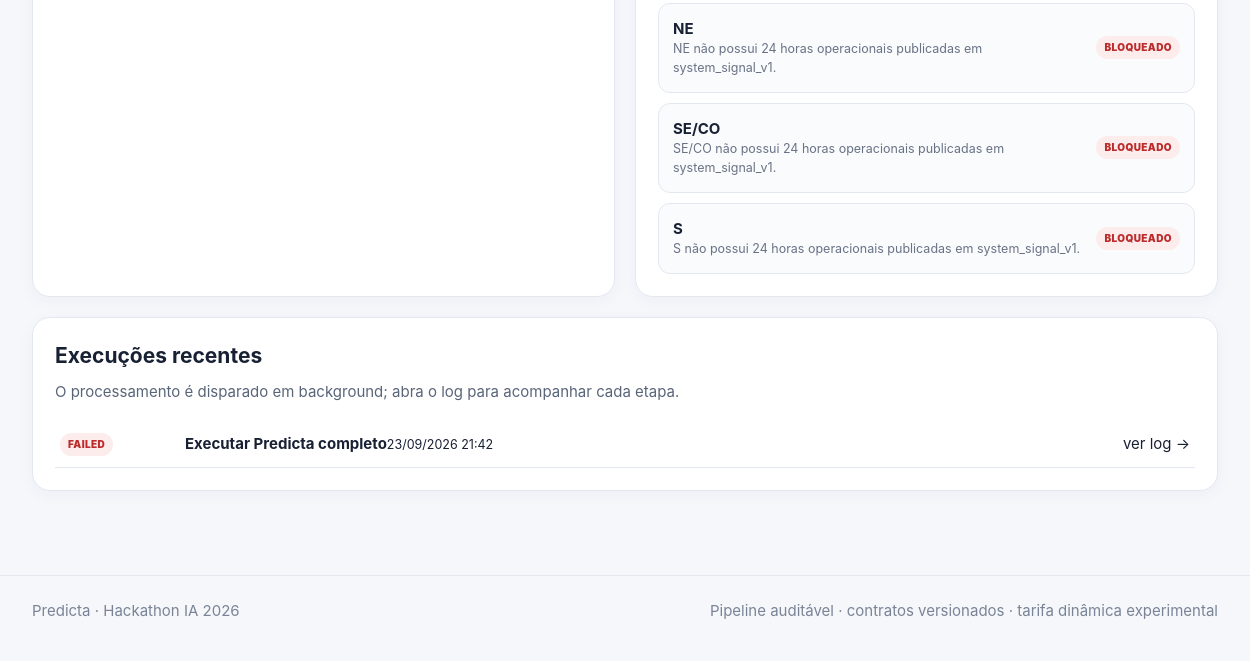
The app's page /automacao/ (lower part), older data.
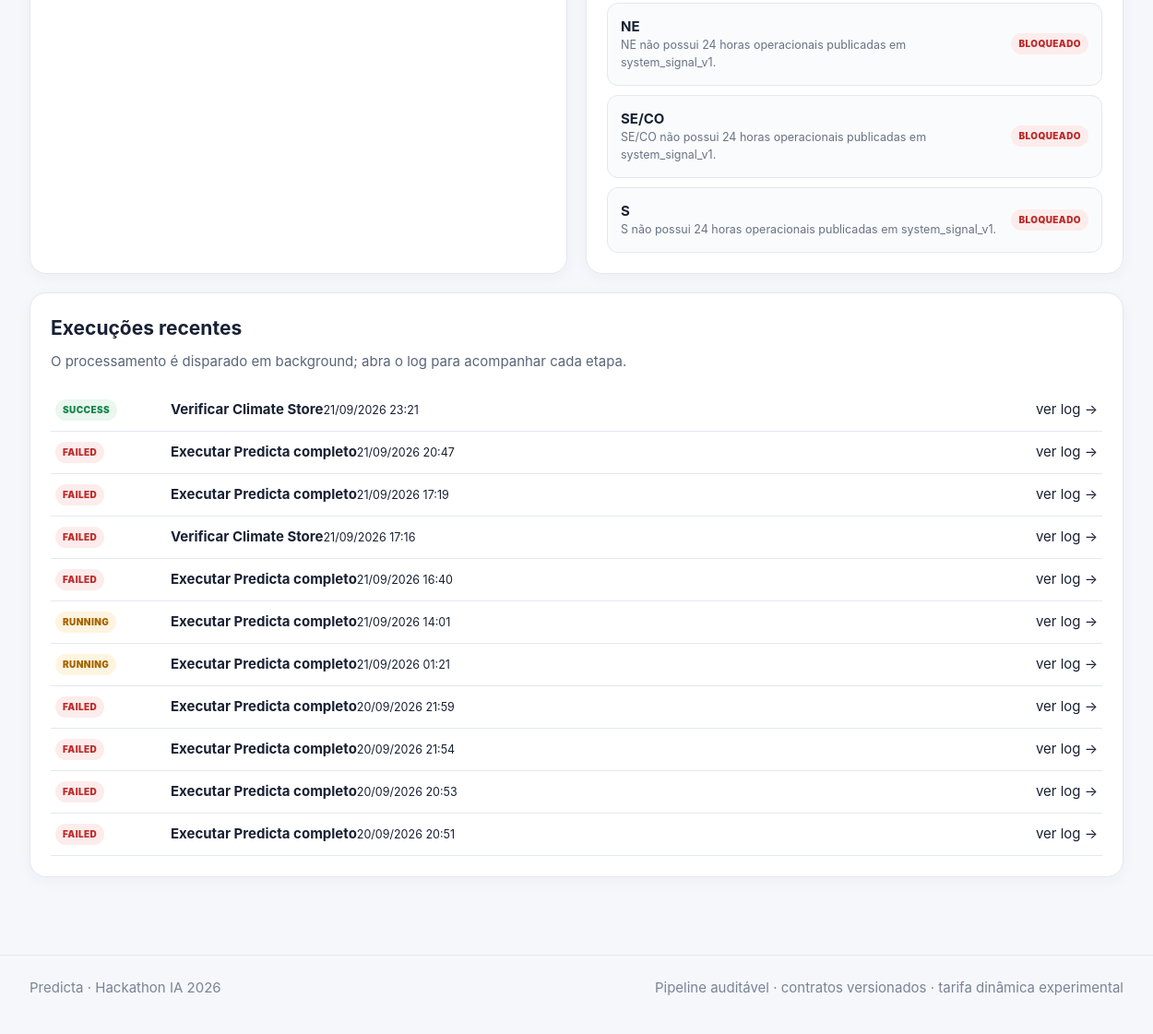
The same page, newer data.
### web/studio/models.py (models this page shows, shortened)
class PipelineRun(models.Model):
    STATUS_CHOICES = [
        ('PENDING', 'Pendente'),
        ('RUNNING', 'Executando'),
        ('SUCCESS', 'Concluído'),
        ('FAILED', 'Falhou'),
        ('CANCELLED', 'Cancelado'),
    ]
    id = models.UUIDField(primary_key=True, default=uuid.uuid4, editable=False)
    stage_id = models.CharField(max_length=80)
    stage_label = models.CharField(max_length=180)
    status = models.CharField(max_length=16, choices=STATUS_CHOICES, default='PENDING')
    parameters = models.JSONField(default=dict, blank=True)
    command = models.JSONField(default=list, blank=True)
    log_path = models.CharField(max_length=500, blank=True)
    pid = models.IntegerField(null=True, blank=True)
    return_code = models.IntegerField(null=True, blank=True)
    output_summary = models.JSONField(default=dict, blank=True)
    error_message = models.TextField(blank=True)
    created_at = models.DateTimeField(auto_now_add=True)
    started_at = models.DateTimeField(null=True, blank=True)
    finished_at = models.DateTimeField(null=True, blank=True)
    class Meta:
        ordering = ['-created_at']

### web/studio/views.py (the view)
# urls.py: path('automacao/',views.automation_page,name='automation'),
def automation_page(request):
    report=_read_json_file(ROOT/'outputs/reports/full_automation.json')
    climate_store=store_inventory(ROOT/'data/climate_store')
    climate_store_coverage=_read_json_file(ROOT/'outputs/reports/climate_store_coverage.json')
    operational=_read_json_file(ROOT/'outputs/reports/operational_24h.json')
    weather=_read_json_file(ROOT/'outputs/reports/operational_weather_24h.json')
    registry=_read_json_file(ROOT/'models/demand/operational_registry.json')
    statuses={
        'load':(ROOT/'data/processed/demand/load_hourly.parquet').exists(),
        'tariffs':(ROOT/'data/processed/tariff/base_tariffs.parquet').exists(),
        'climate_e3':(ROOT/'data/processed/climate/zone_climate_hourly_e3.parquet').exists(),
        'registry':(ROOT/'models/demand/operational_registry.json').exists(),
        'operational_weather':(ROOT/'data/processed/climate/operational_zone_climate_24h.parquet').exists(),
        'system_signal':(ROOT/'outputs/contracts/system_signal_v1.parquet').exists(),
        'climate_store':bool(climate_store.get('total_files')),
    }
    op_rows=[{'region':z,**operational_status(z)} for z in ['N','NE','SE/CO','S']]
    registry_rows=[]
    if registry:
        for z in ['N','NE','SE/CO','S']:
            r=(registry.get('regions') or {}).get(z) or {}
            registry_rows.append({'region':z,**r})
    recent=PipelineRun.objects.filter(stage_id__in=['full_automation','refresh_operational','seed_climate_store','update_climate_store','verify_climate_store'])[:12]
    return render(request,'studio/automation.html',{'page':'automation','full_stage':STAGE_MAP['full_automation'],'refresh_stage':STAGE_MAP['refresh_operational'],'automation_report':report,'operational_report':operational,'weather_report':weather,'registry':registry,'registry_rows':registry_rows,'automation_statuses':statuses,'op_rows':op_rows,'recent_runs':recent,'climate_store':climate_store,'climate_store_coverage':climate_store_coverage})

### web/studio/context_processors.py (called while the page is built)
def project_context(request):
    active = ProjectSetting.objects.filter(key='active_model').first()
    registry_path=Path(settings.PREDICTA_PROJECT_ROOT)/'models/demand/operational_registry.json'
    registry=None
    if registry_path.exists():
        try:registry=json.loads(registry_path.read_text(encoding='utf-8'))
        except Exception:registry=None
    return {
        'project_name': 'Predicta',
        'project_root': str(settings.PREDICTA_PROJECT_ROOT),
        'active_model_global': active.value if active else None,
        'operational_registry_global': registry,
        'pipeline_execution_enabled': settings.PREDICTA_ALLOW_PIPELINE_EXECUTION,
    }

### web/studio/services/datasets.py (called while the page is built, shortened)
def _s3_location() -> tuple[str, str] | None:
    configured = os.environ.get('S3_ATANORA', '').strip()
    if not configured:
        return None
    value = configured if '://' in configured else f's3://{configured}'
    parsed = urlparse(value)
    if parsed.scheme != 's3' or not parsed.netloc:
        raise ValueError('S3_ATANORA deve ser um bucket ou uma URI s3://bucket/prefix.')
    return parsed.netloc, parsed.path.strip('/')

def dataset_path(relative_path: str, local_path: Path) -> Path:
    location = _s3_location()
    if location is None:
        return local_path

### web/studio/services/product.py (called while the page is built, shortened)
def _dataset(relative_path: str, local_path: Path) -> Path:
    return dataset_path(relative_path, local_path)

def _load_current_signal(region: str) -> pd.DataFrame:
    signal_path = _dataset('outputs/contracts/system_signal_v1.parquet', SIGNAL)
    if not signal_path.exists():
        return pd.DataFrame()
    s = read_table(signal_path)
    s['interval_start_utc'] = pd.to_datetime(s['interval_start_utc'], utc=True, errors='raise')
    return s[(s['zone_type'].astype(str).eq('SUBSYSTEM')) & (s['zone_id'].astype(str).eq(str(region)))].sort_values('interval_start_utc').copy()

def operational_status(region: str) -> dict:
    z = _load_current_signal(region)
    if len(z) != 24:
        return {'available': False, 'reason': f'{region} não possui 24 horas operacionais publicadas em system_signal_v1.'}

### web/studio/templatetags/date_display.py (called while the page is built)
def _parse_value(value):
    if isinstance(value, datetime):
        return value
    if isinstance(value, date):
        return value
    if not isinstance(value, str):
        return None
    return parse_datetime(value) or parse_date(value)

### web/studio/views.py (called while the page is built)
def _read_json_file(path:Path):
    if not path.exists():return None
    try:return json.loads(path.read_text(encoding='utf-8'))
    except Exception:return None

### web/studio/templates/studio/automation.html (shortened to what this page needs)
{% extends 'studio/base.html' %}
{% load date_display %}
{% block content %}
<div class="two-col">
<section class="panel">
</section>
<section class="panel">
  <div class="stack-list">
    {% for r in op_rows %}<div class="list-card"><div><b>{{ r.region }}</b><small>{{ r.reason }}</small></div><span class="badge {% if r.available %}status-success{% else %}status-failed{% endif %}">{% if r.available %}READY{% else %}BLOQUEADO{% endif %}</span></div>{% endfor %}
  </div>
</section>
</div>
<section class="panel">
  <div class="panel-head"><div><h2>Execuções recentes</h2><p>O processamento é disparado em background; abra o log para acompanhar cada etapa.</p></div></div>
  <div class="run-list">{% for run in recent_runs %}<a class="run-row" href="{% url 'studio:run_detail' run.id %}"><span class="badge status-{{ run.status|lower }}">{{ run.status }}</span><span><b>{{ run.stage_label }}</b><small>{% human_date run.created_at %}</small></span><span>ver log →</span></a>{% empty %}<div class="empty-state">Nenhuma automação executada ainda.</div>{% endfor %}</div>
</section>
{% endblock %}

### web/studio/templates/studio/base.html (shortened to what this page needs)
{% load static %}
<!doctype html>
<html lang="pt-BR">
<head>
  <link rel="stylesheet" href="{% static 'studio/css/app.css' %}">
</head>
<body>
  <main class="page-shell">
    {% block content %}{% endblock %}
  </main>
  <footer class="footer"><span>Predicta · Hackathon IA 2026</span><span>Pipeline auditável · contratos versionados · tarifa dinâmica experimental</span></footer>
</body>
</html>

### web/studio/static/studio/css/app.css (style rules this page uses)
:root { --bg:#f5f7fb;--panel:#fff;--ink:#182033;--muted:#697386;--line:#e3e8f0; --brand:#4f46e5;--brand2:#312e81;--ok:#18864b;--warn:#a86400;--bad:#bd2c2c;--soft:#eef2ff; --shadow:0 8px 28px rgba(32,42,68,.08);--radius:18px; }
* { box-sizing:border-box }
body { margin:0;background:var(--bg);color:var(--ink);font:15px/1.5 Inter,ui-sans-serif,system-ui,-apple-system,BlinkMacSystemFont,"Segoe UI",sans-serif }
a { color:var(--brand);text-decoration:none }
.page-shell { max-width:1500px;margin:0 auto;padding:28px 32px 64px }
.footer { max-width:1500px;margin:auto;padding:24px 32px 38px;color:#7a8496;display:flex;justify-content:space-between;border-top:1px solid var(--line) }
.panel { background:var(--panel);border:1px solid var(--line);border-radius:var(--radius);padding:22px;box-shadow:0 4px 16px rgba(40,55,90,.04);margin-bottom:20px }
.panel h2 { margin:0 0 9px;font-size:21px }
.panel p { color:#596579 }
.panel-head { display:flex;align-items:flex-start;justify-content:space-between;gap:20px;margin-bottom:16px }
.panel-head p { margin:3px 0 }
.two-col { display:grid;grid-template-columns:1fr 1fr;gap:20px }
.run-list { display:flex;flex-direction:column }
.run-row { display:grid;grid-template-columns:110px 1fr auto;align-items:center;gap:15px;padding:11px 5px;border-bottom:1px solid var(--line);color:var(--ink) }
.badge { display:inline-flex;align-items:center;width:max-content;border-radius:999px;padding:4px 8px;background:#eef1f5;color:#536174;font-size:10px;font-weight:900;letter-spacing:.04em }
.status-success,.stage-done { background:#e9f7ee;color:var(--ok) }
.status-running { background:#fff4df;color:#a66300 }
.status-failed,.stage-blocked { background:#fdecec;color:var(--bad) }
.stack-list { display:flex;flex-direction:column;gap:10px }
.list-card { display:grid;grid-template-columns:1fr auto;gap:10px;align-items:center;padding:14px;border:1px solid var(--line);border-radius:12px;background:#fafbfc }
.list-card small { display:block;color:var(--muted) }
html { overflow-x:clip }
.product-layout>*,.two-col>*,.page-header>*,.panel-head>* { min-width:0 }

Row changes from the older to the newer data that the page shows:
removed PipelineRun: status "FAILED", stage_label "Executar Predicta completo", created_at "23/09/2026 21:42"
added PipelineRun: status "SUCCESS", stage_label "Verificar Climate Store", created_at "21/09/2026 23:21"
added PipelineRun: status "FAILED", stage_label "Executar Predicta completo", created_at "21/09/2026 20:47"
added PipelineRun: status "FAILED", stage_label "Executar Predicta completo", created_at "21/09/2026 17:19"
added PipelineRun: status "FAILED", stage_label "Verificar Climate Store", created_at "21/09/2026 17:16"
added PipelineRun: status "FAILED", stage_label "Executar Predicta completo", created_at "21/09/2026 16:40"
added PipelineRun: status "RUNNING", stage_label "Executar Predicta completo", created_at "21/09/2026 14:01"
added PipelineRun: status "RUNNING", stage_label "Executar Predicta completo", created_at "21/09/2026 01:21"
added PipelineRun: status "FAILED", stage_label "Executar Predicta completo", created_at "20/09/2026 21:59"
added PipelineRun: status "FAILED", stage_label "Executar Predicta completo", created_at "20/09/2026 21:54"
added PipelineRun: status "FAILED", stage_label "Executar Predicta completo", created_at "20/09/2026 20:53"
added PipelineRun: status "FAILED", stage_label "Executar Predicta completo", created_at "20/09/2026 20:51"
